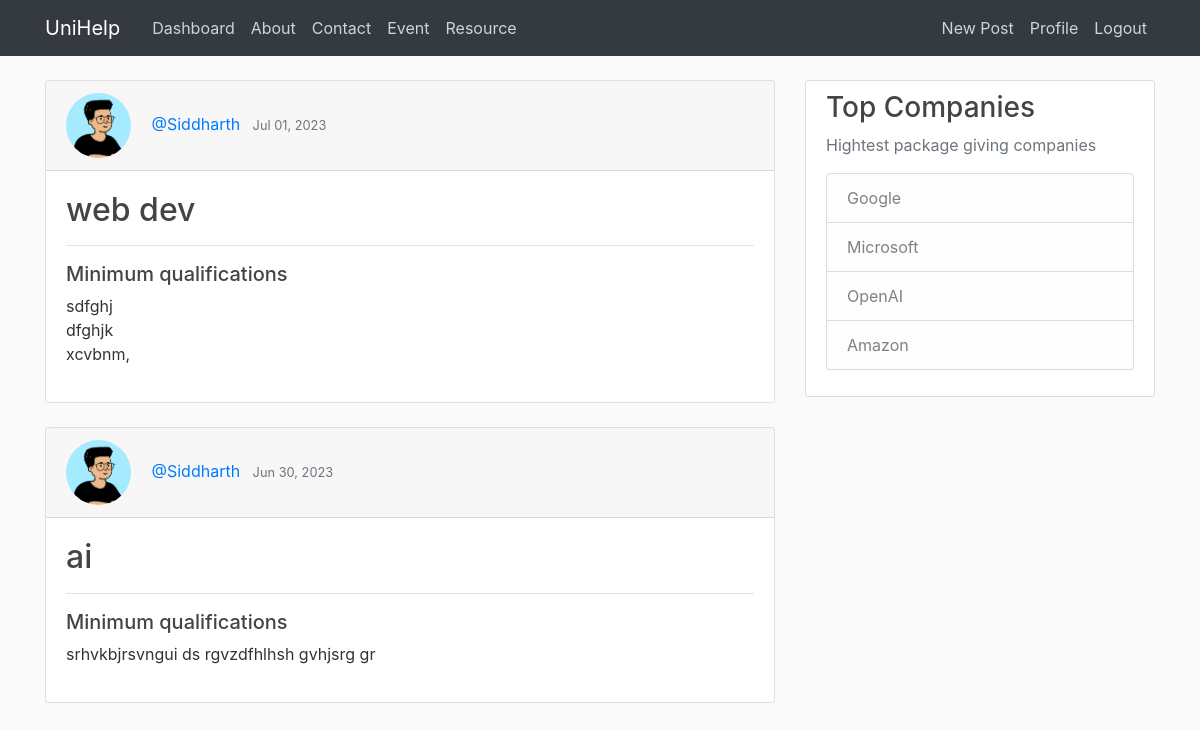
Page /home/ (signed in) on the earlier database version.
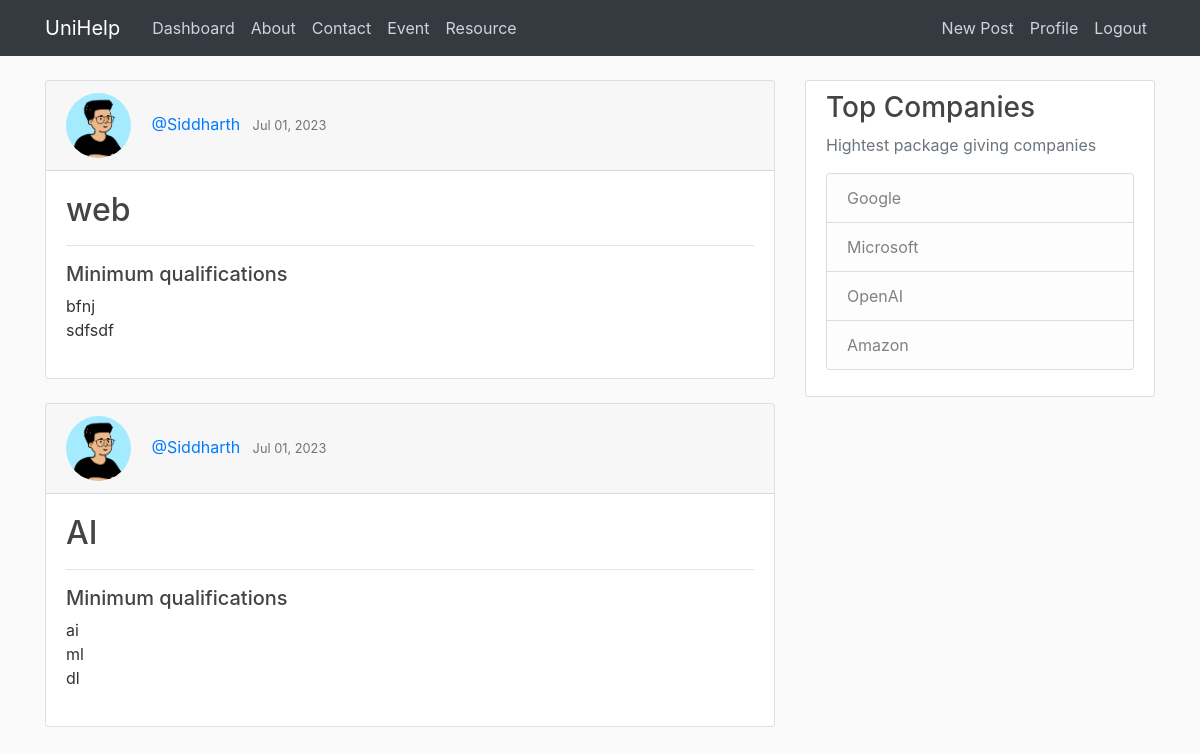
Same page on the later database version.
### blog/models.py (models this page shows, shortened)
class Post(models.Model):
    title = models.CharField(max_length=100)
    content = models.TextField()
    date_posted = models.DateTimeField(default=timezone.now)
    author = models.ForeignKey(User, on_delete=models.CASCADE)
    unique_number = models.IntegerField(unique=True, null=True)

### users/models.py (models this page shows, shortened)
class Profile(models.Model):
    user = models.OneToOneField(User, on_delete=models.CASCADE)
    role = models.CharField(max_length=10, default='Alumni')
    image = models.ImageField(default='default.png', upload_to='profile_pics')
    has_submitted_form = models.ManyToManyField('blog.Post', blank=True)  # Import Post model from your app

### blog/views.py (the view)
# urls.py: path('home/', PostListView.as_view(), name='blog-home'),
class PostListView(LoginRequiredMixin, ListView):
    model = Post
    template_name = 'blog/home.html' # <app>/<model>_<viewtype>.html
    context_object_name = 'posts'
    ordering = ['-date_posted']
    paginate_by = 6
    def get_context_data(self, **kwargs):
        context = super().get_context_data(**kwargs)
        if self.request.user.is_authenticated and self.request.user.profile.role == 'Student':
            submitted_posts = AppliedSubmission.objects.filter(author=self.request.user).values_list('post_id', flat=True)
            context['submitted_posts'] = submitted_posts
        return context

### blog/templates/blog/home.html (shortened to what this page needs)
{% extends "blog/base.html" %}
{% block content %}
<div>
    {% for post in posts %}
    <div class="card text-left">
        <div class="card-header">
            <img class="rounded-circle article-img" src="{{ post.author.profile.image.url }}">
            <a class="mr-2" href="{% url 'user-posts' post.author.username %}">@{{ post.author }}</a>
            <small class="text-muted">{{ post.date_posted|date:"M d, Y" }}</small>
        </div>
        <div class="card-body">
            <h2><a class="article-title" href="{% url 'post-detail' post.id %}">{{ post.title }}</a></h2>
            <hr>
            <h5>Minimum qualifications</h5>
            <p class="article-content">{{ post.content }}</p>
        </div>
    </div>
    {% endfor %}
</div>
{% endblock content %}
{% block palate %}
<div class="content-section">
    <h3>Top Companies</h3>
    <p class='text-muted'>Hightest package giving companies
    <ul class="list-group">
        <li class="list-group-item list-group-item-light">Google</li>
        <li class="list-group-item list-group-item-light">Microsoft</li>
        <li class="list-group-item list-group-item-light">OpenAI</li>
        <li class="list-group-item list-group-item-light">Amazon</li>
    </ul>
    </p>
</div>
{% endblock palate %}

Differences in the rows shown:
changed Post: title "web dev" → "web"; content "sdfghj dfghjk xcvbnm," → "bfnj sdfsdf"
changed Post (number 2 of 2 on the later page): date_posted "Jun 30, 2023" → "Jul 01, 2023"; title "ai" → "AI"; content "srhvkbjrsvngui ds rgvzdfhlhsh gvhjsrg gr" → "ai ml dl"
